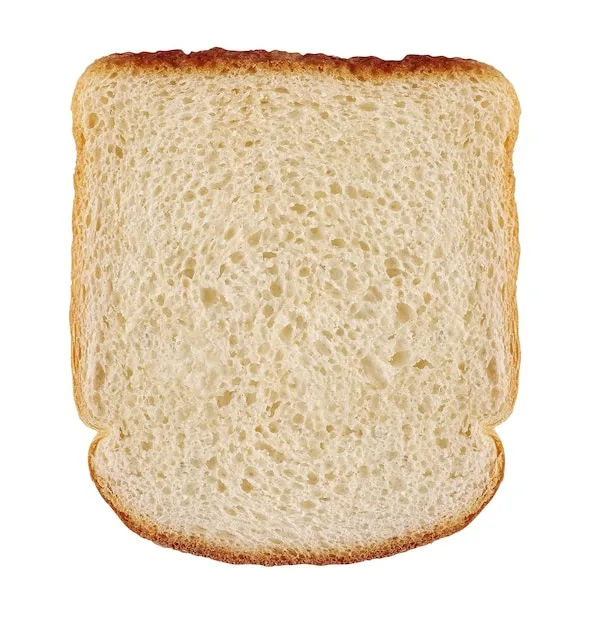
#> input picture lab_10/picture.webp, 592 x 626 px
$ jupyter execute --allow-errors Practice_10_texture_classification.ipynb   (older library calls are emulated)
#> lines starting #> are read from the running program, lines starting #| are printed output that depends on the picture; after the words box and inside, x2 and y2 are one past the last pixel; in counts of white or black regions, pixels touching at a corner belong together
[cell 1]
# kNN for image classification

from sklearn.neighbors import KNeighborsClassifier
from sklearn.preprocessing import LabelEncoder
from sklearn.model_selection import  train_test_split
from sklearn.metrics import classification_report
#from pyimagesearch import simplepreprocessor
#from pyimagesearch import simpledatasetloader
from imutils import paths
import os
import glob
import cv2
import numpy as np

def getListOfFiles(dirName):
    # create a list of file and sub directories
    # names in the given directory
    listOfFile = os.listdir(dirName)
    allFiles = list()
    # Iterate over all the entries
    for entry in listOfFile:
        # Create full path
        fullPath = os.path.join(dirName, entry)
        # If entry is a directory then get the list of files in this directory
        if os.path.isdir(fullPath):
            allFiles = allFiles + getListOfFiles(fullPath)
        else:
            allFiles.append(fullPath)

    return allFiles

#> (the rest of this cell did not finish here and is left out)

[cell 2]
# Task 1.
# Текстурные характеристики:
#  - Реализуйте подсчет гистограммы
#  - Реализуйте рассчет текстурных характеристик Laws
#  - Реализуйте расчет текстурных характеристик на основе матрицы взаимной встречаемости GLCM
# Для каждого случая: выполните тренировку классификатора (knn, svm, trees)
# Решите задачу сегментации данных на основе классификации изображений каждым методом.
# Выполните ручную разметку изображений на регионы.
# Сравните результат полученной классификации и размеченной.

[cell 3]
import cv2 as cv
import numpy as np
import os
import matplotlib.pyplot as plt

from skimage.feature import graycomatrix, graycoprops
from scipy.stats import entropy, skew, kurtosis

[cell 4]
# [27 lines left out: function compute_histogram, not called in this run]

[cell 5]
image_folder = "./KTH_TIPS"

#> (the rest of this cell did not finish here and is left out)

[cell 6]
bins_count = 256
#> (the rest of this cell did not finish here and is left out)

[cell 7]
# [25 lines left out: function laws_texture, not called in this run]

#> (a cell that did not finish here is left out)

[cell 9]
# [23 lines left out: function compute_glcm_features, not called in this run]

#> (a cell that did not finish here is left out)

[cell 11]
from sklearn.neighbors import KNeighborsClassifier
from sklearn.svm import SVC
from sklearn.tree import DecisionTreeClassifier
from sklearn.model_selection import train_test_split
from sklearn.preprocessing import LabelEncoder, StandardScaler

from sklearn.metrics import classification_report, accuracy_score
import warnings

[cell 12]
def prepare_dataset(image_folder, feature_type, num_images=50):
    features, labels = [], []

    for texture_name in os.listdir(image_folder):
        texture_path = os.path.join(image_folder, texture_name)
        if not os.path.isdir(texture_path):
            continue

        for image_file in os.listdir(texture_path)[:num_images]:
            image_path = os.path.join(texture_path, image_file)
            image = cv.imread(image_path, cv.IMREAD_GRAYSCALE)

            if image is not None:
                image = cv.resize(image, (128, 128))

                if feature_type == 'Histogram':
                    features_dict, _ = compute_histogram(image, 256)
                elif feature_type == 'Laws':
                    features_dict = laws_texture(image)
                else:  # GLCM
                    features_dict = compute_glcm_features(image)

                features.append(list(features_dict.values()))
                labels.append(texture_name)

    return np.array(features), labels


# [17 lines left out: function train_models, not called in this run]

[cell 13]
trained_models_dict = {}

feature_types = ['Histogram', 'Laws', 'GLCM']
#> (the rest of this cell did not finish here and is left out)

[cell 14]
def texture_segmentation(image, trained_models_dict, feature_type, model_name, window_size=32, step=None, n_classes=4):
#> called with image = 'picture.webp', feature_type = 'Laws', model_name = 'SVM', window_size = 4, n_classes = 4
    original_image = cv.imread(image, cv.IMREAD_GRAYSCALE)
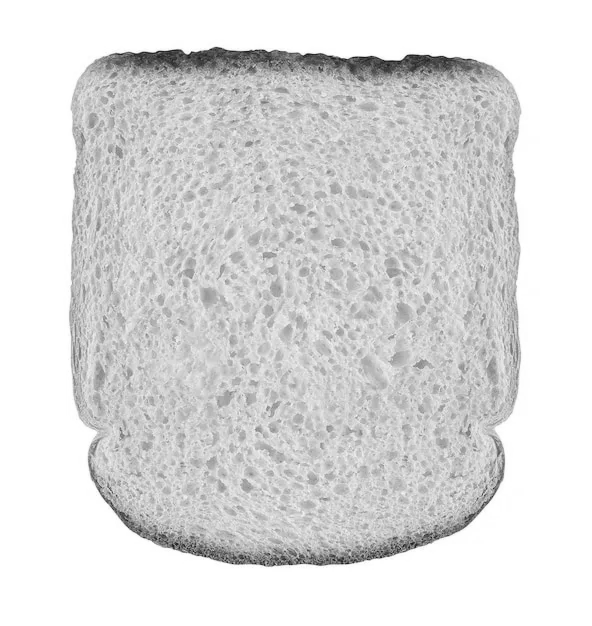
#> original_image: shape (626, 592); min 18, max 255, mean 219.8
#> further down, image is the input picture: shape (626, 592, 3); mean B, G, R 196.1, 217.7, 232.9

    if step is None:
        step = window_size

    # Get model components
    models = trained_models_dict[feature_type]['models']
    scaler = trained_models_dict[feature_type]['scaler']
    model = models[model_name]

    h, w = original_image.shape
    temp_seg_map = np.zeros((h, w), dtype=np.uint8)
    all_predictions = []

    feature_extractors = {
        'Histogram': lambda img: list(compute_histogram(img, 32)[0].values()),
        'Laws': lambda img: list(laws_texture(img).values()),
        'GLCM': lambda img: list(compute_glcm_features(img).values())
    }

    # Collect all predictions
    for y in range(0, h - window_size + 1, step):
        for x in range(0, w - window_size + 1, step):
            window = original_image[y:y+window_size, x:x+window_size]

            features = feature_extractors[feature_type](window)
            features_scaled = scaler.transform([features])
            prediction = model.predict(features_scaled)[0]

            temp_seg_map[y:y+window_size, x:x+window_size] = prediction
            all_predictions.append(prediction)

    # Find top n_classes
    unique, counts = np.unique(all_predictions, return_counts=True)
    top_classes = unique[np.argsort(counts)[-n_classes:]]

    segmentation_map = np.zeros_like(temp_seg_map)

    for new_class, old_class in enumerate(top_classes):
        segmentation_map[temp_seg_map == old_class] = new_class

    # Handle pixels not in top classes (assign to most frequent class)
    mask_not_top = ~np.isin(temp_seg_map, top_classes)
    if np.any(mask_not_top):
        segmentation_map[mask_not_top] = 1  # Assign to class 1

    return segmentation_map, original_image

[cell 15]
def show_segment(image, trained_models_dict, **kwargs):
    seg_map, original = texture_segmentation(image, trained_models_dict, **kwargs)

    fig, (ax1, ax2, ax3) = plt.subplots(1, 3, figsize=(12, 4))

    ax1.imshow(original, cmap='gray')
    ax1.set_title('Original')
    ax1.axis('off')

    ax2.imshow(seg_map, cmap='tab10')
    ax2.set_title('Segmentation')
    ax2.axis('off')

    ax3.imshow(seg_map, cmap='tab10', alpha=0.8)
    ax3.imshow(original, cmap='gray', alpha=0.3)
    ax3.set_title('Overlay')
    ax3.axis('off')

    plt.tight_layout()
    plt.show()

#> (a cell that did not finish here is left out)

[cell 17]
def manual_segment(image):
    image_gray = cv.cvtColor(image, cv.COLOR_RGB2GRAY)
    _, mask = cv.threshold(image_gray, 0, 255, cv.THRESH_BINARY_INV + cv.THRESH_OTSU)
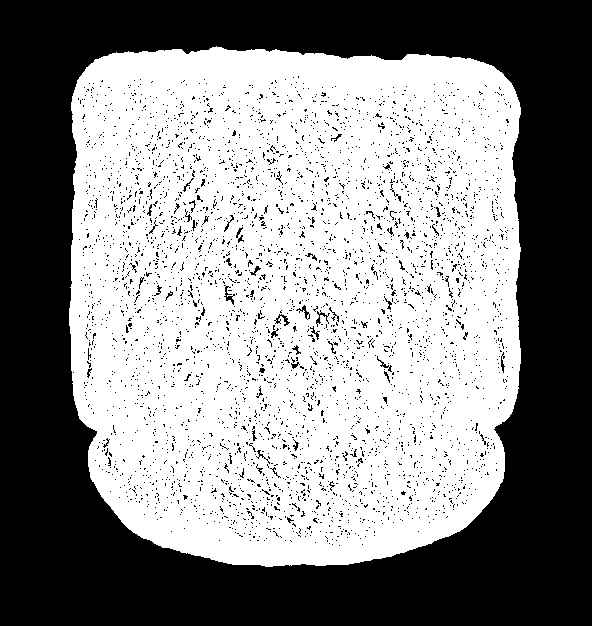
#> mask: shape (626, 592); 54.7% white; 3821 black regions (3761 under 20 px)

    contours, _ = cv.findContours(mask, cv.RETR_EXTERNAL, cv.CHAIN_APPROX_SIMPLE)
#> contours = 1 contour; box (x1, y1, x2, y2) and area: (69, 46, 521, 567) 213214
    final_mask = np.zeros_like(mask)

    if contours:
        largest_contour = max(contours, key=cv.contourArea)
#> largest_contour = contour of 640 points, box (x1, y1, x2, y2) (69, 46, 521, 567), area 213214
        cv.drawContours(final_mask, [largest_contour], 0, 1, -1)
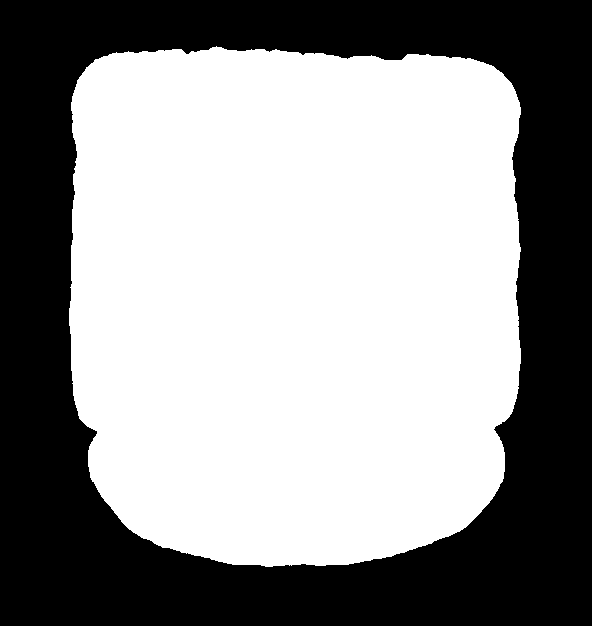
#> final_mask: shape (626, 592); values 0 (black) and 1 (white), 57.8% white; 1 black region, box (x1, y1, x2, y2) and area: (0, 0, 592, 626) 156537

    return final_mask


def remap_classes(mask, n_classes):
#> called with n_classes = 4
    unique, counts = np.unique(mask, return_counts=True)
#> unique = [0, 1]; counts = [156537, 214055]
    top_classes = unique[np.argsort(-counts)[:n_classes]]
#> top_classes = [1, 0]

    result = np.zeros_like(mask)
    for new_id, old_id in enumerate(top_classes):
        result[mask == old_id] = new_id
#> this loop made 2 passes

    return result

[cell 18]
image_path = "picture.webp"
image = cv.imread(image_path)
image_rgb = cv.cvtColor(image, cv.COLOR_BGR2RGB)

manual_mask = manual_segment(image_rgb)
manual_mask = remap_classes(manual_mask, 4)

[cell 19]
fig, (ax_orig, ax_segment) = plt.subplots(1, 2, figsize=(10, 5))

# Image
ax_orig.imshow(image_rgb)
ax_orig.set_title('Original')
ax_orig.axis('off')

# Segmentation results
ax_segment.imshow(manual_mask, cmap='tab10')
ax_segment.set_title('Manual Segmentation')
ax_segment.axis('off')

plt.show()
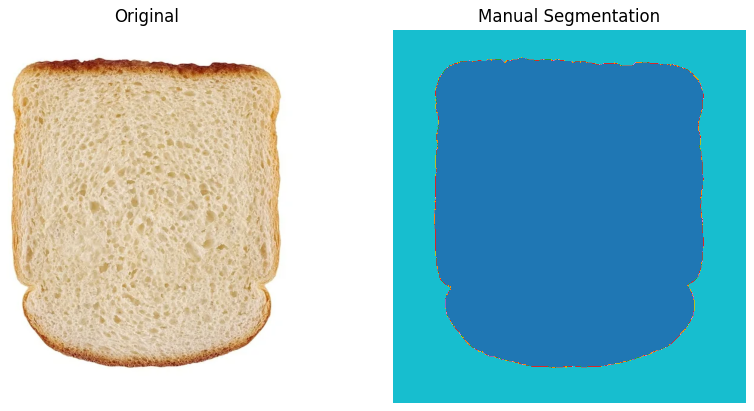
#> figure drawn by matplotlib, 2 panels

[cell 20]
from sklearn.metrics import accuracy_score, jaccard_score

[cell 21]
# [61 lines left out: functions find_best_mapping, compare_segmentation, not called in this run]

[cell 22]
feature_type = 'GLCM'
model_name = 'DecisionTree'
print(f"{feature_type} - {model_name}\n")

#> (the rest of this cell did not finish here and is left out)
